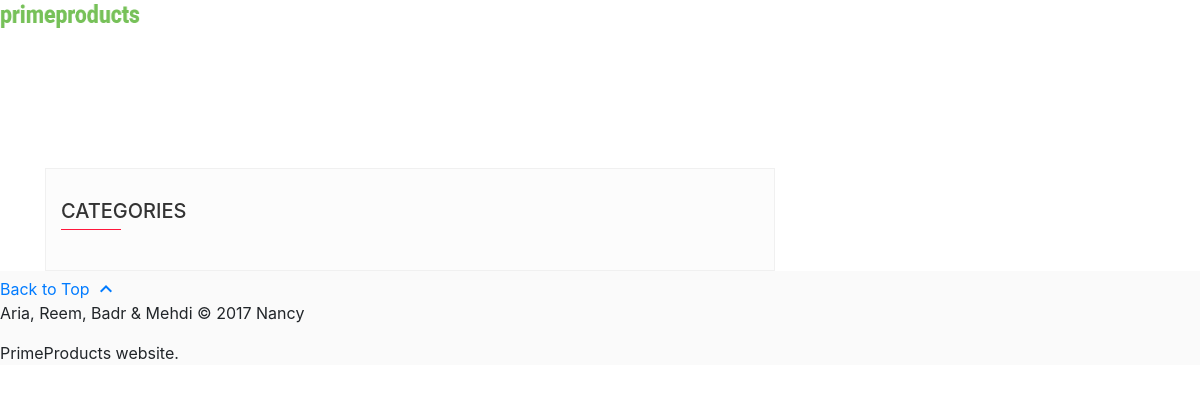
Before: /categories_listing with the older database file.
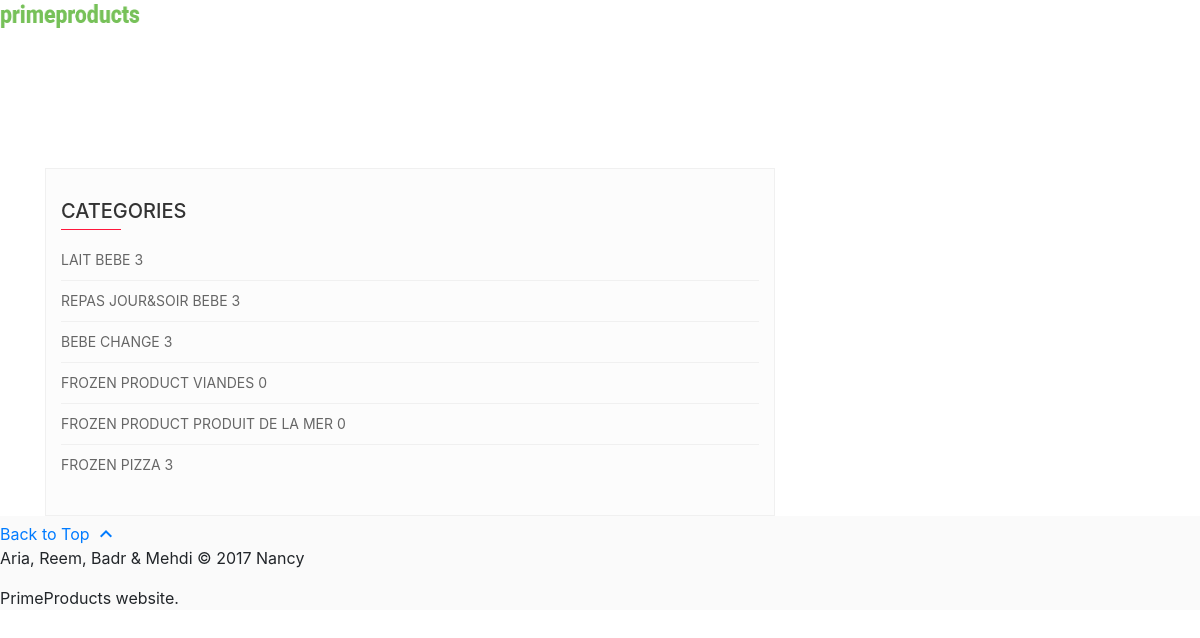
After: the same page with the newer database file.
### PrimeProductsWebsite/models.py (models this page shows)
class Category(models.Model):
    name = models.CharField(max_length=50, db_index=True)
    description = models.CharField(max_length=1000)

### PrimeProductsWebsite/views.py (the view)
# urls.py: url(r'^categories_listing$', views.categories_listing, name='categories_listing'),
def categories_listing(request):
    category=Category.objects.all()
    q = []
    for c in category:
        categorie = {'categorie':c.name ,'number_of_products':ProductNumber(c.pk)}
        q.append(categorie)
    return render(request, 'categories_listing.html', {'categories':q})

### PrimeProductsWebsite/views.py (called while the page is built)
def ProductNumber(categoryId):
    products=Product.objects.filter(category=categoryId)
    n=len(products)
    return n

### PrimeProductsWebsite/templates/categories_listing.html (shortened to what this page needs)
<!doctype html>
<html lang="en">
  <head>
    <link rel="stylesheet" href="https://storage.googleapis.com/code.getmdl.io/1.0.0/material.min.css">
    {% load static %}
    <link rel="stylesheet" href=" {% static "css/styles.css" %}?v=00005" type="text/css">
    <link rel="stylesheet" href=" {% static "css/bootstrap.css" %}?v=00001" type="text/css">
  </head>
  <body>
    <div class="mdl-layout mdl-js-layout mdl-layout--fixed-header">
      <div class="android-header mdl-layout__header mdl-layout__header--waterfall">
        <div class="mdl-layout__header-row">
          <span class="android-title mdl-layout-title">
            <img class="android-logo-image" src="/static/images/prime-logo.png">
          </span>
          <div class="android-navigation-container">
            <nav class="android-navigation mdl-navigation">
              <nav class="android-navigation mdl-navigation">
            </nav>
            </nav>
          </div>
        </div>
      </div>
      <div class="android-content mdl-layout__content">
<div class="container">
<div class="row">
<div class="col-sm-8">
  <div class="single category">
    <h3 class="side-title">Categories</h3>
    <ul class="list-unstyled">
      {% for c in categories %}
      <li><a href="" title="">{{c.categorie}} <span class="pull-right">{{c.number_of_products}}</span></a></li>
      {% endfor %}
    </ul>
   </div>
</div>
</div>
</div>
        <footer class="android-footer mdl-mega-footer">
          <div class="mdl-mega-footer--top-section">
            <div class="mdl-mega-footer--right-section">
              <a class="mdl-typography--font-light" href="#top">
                Back to Top
                <i class="material-icons">expand_less</i>
              </a>
            </div>
          </div>
          <div class="mdl-mega-footer--middle-section">
            <p class="mdl-typography--font-light">Aria, Reem, Badr & Mehdi © 2017 Nancy</p>
            <p class="mdl-typography--font-light">PrimeProducts website.</p>
          </div>
        </footer>
      </div>
    </div>
  </body>
</html>

### PrimeProductsWebsite/static/css/styles.css (style rules this page uses)
body { margin: 0; }
.android-logo-image { height: 28px; width: 140px; }
.android-header { overflow: visible; background-color: white; }
.android-navigation-container { direction: rtl; order: 1; width: 500px; transition: opacity 0.2s cubic-bezier(0.4, 0, 0.2, 1), width 0.2s cubic-bezier(0.4, 0, 0.2, 1); }
.android-navigation { direction: ltr; justify-content: flex-end; width: 800px; }
.android-footer { background-color: #fafafa; position: relative; }
.android-footer .mdl-mega-footer--top-section::after { border-bottom: none; }
.android-footer .mdl-mega-footer--middle-section::after { border-bottom: none; }
.android-footer .mdl-mega-footer--right-section a .material-icons { position: relative; top: 6px; }

### PrimeProductsWebsite/templates/categories_listing.html (style rules this page uses)
.container { padding-top: 40px; }
.single { padding: 30px 15px; margin-top: 40px; background: #fcfcfc; border: 1px solid #f0f0f0; }
.single h3.side-title { margin: 0; margin-bottom: 10px; padding: 0; font-size: 20px; color: #333; text-transform: uppercase; }
.single h3.side-title:after { content: ''; width: 60px; height: 1px; background: #ff173c; display: block; margin-top: 6px; }
.single ul { margin-bottom: 0; }
.single li a { color: #666; font-size: 14px; text-transform: uppercase; border-bottom: 1px solid #f0f0f0; line-height: 40px; display: block; text-decoration: none; }
.single li:last-child a { border-bottom: 0; }

Changed rows visible on the page:
added Category: categorie "LAIT BEBE"
added Category: categorie "REPAS JOUR&SOIR BEBE"
added Category: categorie "BEBE CHANGE"
added Category: categorie "FROZEN PRODUCT VIANDES"
added Category: categorie "FROZEN PRODUCT PRODUIT DE LA MER"
added Category: categorie "FROZEN PIZZA"
Other visible differences:
new list line: "3"
new list line: "0"
